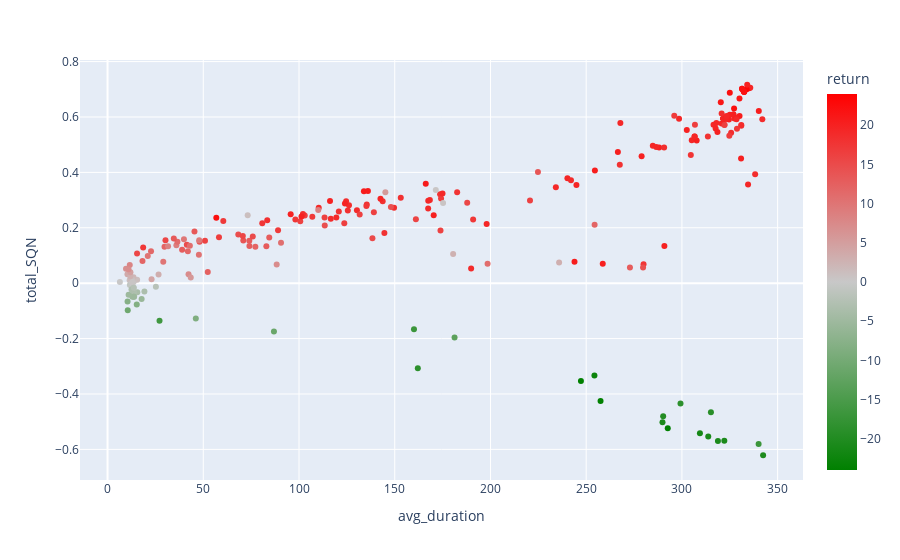

Notebook code cell kept with this figure:
### Code cell
import plotly.express as px
df['relative_return'] = pd.Series(df['relative_return'], dtype=float)
px.scatter(df,x='avg_duration'  , y='total_SQN', color='return', color_continuous_midpoint=0, color_continuous_scale=['green','rgb(200,200,200)','red'], hover_data=[df.index,'# trades'])

### Figure 1 — Plotly figure (JSON) as saved in the notebook; plotly's stock layout.template omitted (floating-point values rounded to 4 significant figures; data arrays with more than 128 entries replaced by an {"elided": "..."} marker saying what was removed)
{"data": [{"customdata": {"elided": "257x2 int values"}, "hovertemplate": "avg_duration=%{x}<br>total_SQN=%{y}<br>index=%{customdata[0]}<br># trades=%{customdata[1]}<br>return=%{marker.color}<extra></extra>", "legendgroup": "", "marker": {"color": {"elided": "257 float values"}, "coloraxis": "coloraxis", "symbol": "circle"}, "mode": "markers", "name": "", "orientation": "h", "showlegend": false, "type": "scatter", "x": {"elided": "257 float values"}, "xaxis": "x", "y": {"elided": "257 float values"}, "yaxis": "y"}], "layout": {"coloraxis": {"cmid": 0, "colorbar": {"title": {"text": "return"}}, "colorscale": [[0, "green"], [0.5, "rgb(200,200,200)"], [1, "red"]]}, "legend": {"tracegroupgap": 0}, "margin": {"t": 60}, "xaxis": {"anchor": "y", "domain": [0, 1], "title": {"text": "avg_duration"}}, "yaxis": {"anchor": "x", "domain": [0, 1], "title": {"text": "total_SQN"}}}}
